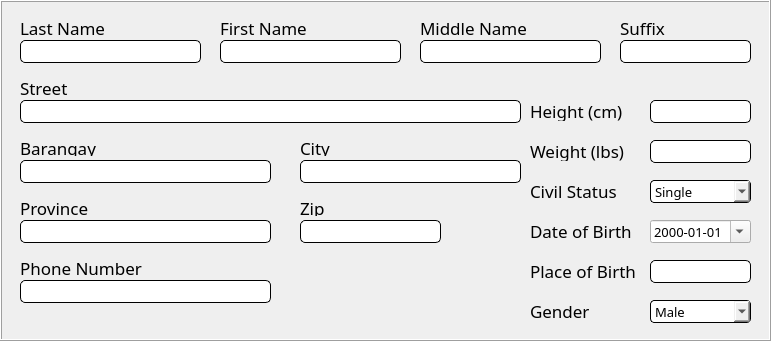
       <widget class="QFrame" name="frmInfo">
        <property name="geometry">
         <rect>
          <x>10</x>
          <y>50</y>
          <width>771</width>
          <height>341</height>
         </rect>
        </property>
        <property name="font">
         <font>
          <pointsize>10</pointsize>
         </font>
        </property>
        <property name="styleSheet">
         <string notr="true">#frmInfo{
border: 1px solid black;
}

#txtLastName, #txtFirstName, #txtMiddleName, #txtSuffix, #txtStreet, #txtBarangay, #txtCity,
#txtProvince, #txtZip, #txtPhone, #txtHeight, #txtWeight, #txtPlace {
border-radius: 5px;
border: 1px solid black;
font-family: Poppins;
}

#cmbCivil, #dateEdit, #cmbGender {
border-radius: 4px;
border: 1px solid black;
font-family: Poppins;
}
</string>
        </property>
        <property name="frameShape">
         <enum>QFrame::Box</enum>
        </property>
        <property name="frameShadow">
         <enum>QFrame::Raised</enum>
        </property>
        <property name="lineWidth">
         <number>1</number>
        </property>
        <widget class="QLabel" name="lblLastName">
         <property name="geometry">
          <rect>
           <x>20</x>
           <y>20</y>
           <width>121</width>
           <height>16</height>
          </rect>
         </property>
         <property name="font">
          <font>
           <family>Poppins</family>
           <pointsize>13</pointsize>
           <weight>50</weight>
           <bold>false</bold>
          </font>
         </property>
         <property name="text">
          <string>Last Name</string>
         </property>
        </widget>
        <widget class="QLineEdit" name="txtLastName">
         <property name="geometry">
          <rect>
           <x>20</x>
           <y>40</y>
           <width>181</width>
           <height>23</height>
          </rect>
         </property>
         <property name="font">
          <font>
           <family>Poppins</family>
           <pointsize>10</pointsize>
          </font>
         </property>
         <property name="autoFillBackground">
          <bool>false</bool>
         </property>
         <property name="maxLength">
          <number>15</number>
         </property>
        </widget>
        <widget class="QLabel" name="lblFirstName">
         <property name="geometry">
          <rect>
           <x>220</x>
           <y>20</y>
           <width>121</width>
           <height>16</height>
          </rect>
         </property>
         <property name="font">
          <font>
           <family>Poppins</family>
           <pointsize>13</pointsize>
           <weight>50</weight>
           <bold>false</bold>
          </font>
         </property>
         <property name="text">
          <string>First Name</string>
         </property>
        </widget>
        <widget class="QLineEdit" name="txtFirstName">
         <property name="geometry">
          <rect>
           <x>220</x>
           <y>40</y>
           <width>181</width>
           <height>23</height>
          </rect>
         </property>
         <property name="font">
          <font>
           <family>Poppins</family>
           <pointsize>10</pointsize>
          </font>
         </property>
         <property name="maxLength">
          <number>15</number>
         </property>
        </widget>
        <widget class="QLineEdit" name="txtMiddleName">
         <property name="geometry">
          <rect>
           <x>420</x>
           <y>40</y>
           <width>181</width>
           <height>23</height>
          </rect>
         </property>
         <property name="font">
          <font>
           <family>Poppins</family>
           <pointsize>10</pointsize>
          </font>
         </property>
         <property name="maxLength">
          <number>15</number>
         </property>
        </widget>
        <widget class="QLabel" name="lblMiddleName">
         <property name="geometry">
          <rect>
           <x>420</x>
           <y>20</y>
           <width>121</width>
           <height>16</height>
          </rect>
         </property>
         <property name="font">
          <font>
           <family>Poppins</family>
           <pointsize>13</pointsize>
           <weight>50</weight>
           <bold>false</bold>
          </font>
         </property>
         <property name="text">
          <string>Middle Name</string>
         </property>
        </widget>
        <widget class="QLineEdit" name="txtSuffix">
         <property name="geometry">
          <rect>
           <x>620</x>
           <y>40</y>
           <width>131</width>
           <height>23</height>
          </rect>
         </property>
         <property name="font">
          <font>
           <family>Poppins</family>
           <pointsize>10</pointsize>
          </font>
         </property>
         <property name="maxLength">
          <number>5</number>
         </property>
        </widget>
        <widget class="QLabel" name="lblSuffix">
         <property name="geometry">
          <rect>
           <x>620</x>
           <y>20</y>
           <width>121</width>
           <height>16</height>
          </rect>
         </property>
         <property name="font">
          <font>
           <family>Poppins</family>
           <pointsize>13</pointsize>
           <weight>50</weight>
           <bold>false</bold>
          </font>
         </property>
         <property name="text">
          <string>Suffix</string>
         </property>
        </widget>
        <widget class="QLabel" name="lblStreet">
         <property name="geometry">
          <rect>
           <x>20</x>
           <y>80</y>
           <width>121</width>
           <height>16</height>
          </rect>
         </property>
         <property name="font">
          <font>
           <family>Poppins</family>
           <pointsize>13</pointsize>
           <weight>50</weight>
           <bold>false</bold>
          </font>
         </property>
         <property name="text">
          <string>Street</string>
         </property>
        </widget>
        <widget class="QLineEdit" name="txtStreet">
         <property name="geometry">
          <rect>
           <x>20</x>
           <y>100</y>
           <width>501</width>
           <height>23</height>
          </rect>
         </property>
         <property name="font">
          <font>
           <family>Poppins</family>
           <pointsize>10</pointsize>
          </font>
         </property>
         <property name="maxLength">
          <number>100</number>
         </property>
        </widget>
        <widget class="QLineEdit" name="txtBarangay">
         <property name="geometry">
          <rect>
           <x>20</x>
           <y>160</y>
           <width>251</width>
           <height>23</height>
          </rect>
         </property>
         <property name="font">
          <font>
           <family>Poppins</family>
           <pointsize>10</pointsize>
          </font>
         </property>
         <property name="maxLength">
          <number>50</number>
         </property>
        </widget>
        <widget class="QLabel" name="lblBarangay">
         <property name="geometry">
          <rect>
           <x>20</x>
           <y>140</y>
           <width>121</width>
           <height>16</height>
          </rect>
         </property>
         <property name="font">
          <font>
           <family>Poppins</family>
           <pointsize>13</pointsize>
           <weight>50</weight>
           <bold>false</bold>
          </font>
         </property>
         <property name="text">
          <string>Barangay</string>
         </property>
        </widget>
        <widget class="QLineEdit" name="txtCity">
         <property name="geometry">
          <rect>
           <x>300</x>
           <y>160</y>
           <width>221</width>
           <height>23</height>
          </rect>
         </property>
         <property name="font">
          <font>
           <family>Poppins</family>
           <pointsize>10</pointsize>
          </font>
         </property>
         <property name="maxLength">
          <number>50</number>
         </property>
        </widget>
        <widget class="QLabel" name="lblCity">
         <property name="geometry">
          <rect>
           <x>300</x>
           <y>140</y>
           <width>121</width>
           <height>16</height>
          </rect>
         </property>
         <property name="font">
          <font>
           <family>Poppins</family>
           <pointsize>13</pointsize>
           <weight>50</weight>
           <bold>false</bold>
          </font>
         </property>
         <property name="text">
          <string>City</string>
         </property>
        </widget>
        <widget class="QLabel" name="lblProvince">
         <property name="geometry">
          <rect>
           <x>20</x>
           <y>200</y>
           <width>121</width>
           <height>16</height>
          </rect>
         </property>
         <property name="font">
          <font>
           <family>Poppins</family>
           <pointsize>13</pointsize>
           <weight>50</weight>
           <bold>false</bold>
          </font>
         </property>
         <property name="text">
          <string>Province</string>
         </property>
        </widget>
        <widget class="QLineEdit" name="txtProvince">
         <property name="geometry">
          <rect>
           <x>20</x>
           <y>220</y>
           <width>251</width>
           <height>23</height>
          </rect>
         </property>
         <property name="font">
          <font>
           <family>Poppins</family>
           <pointsize>10</pointsize>
          </font>
         </property>
         <property name="maxLength">
          <number>100</number>
         </property>
        </widget>
        <widget class="QLineEdit" name="txtZip">
         <property name="geometry">
          <rect>
           <x>300</x>
           <y>220</y>
           <width>141</width>
           <height>23</height>
          </rect>
         </property>
         <property name="font">
          <font>
           <family>Poppins</family>
           <pointsize>10</pointsize>
          </font>
         </property>
         <property name="maxLength">
          <number>10</number>
         </property>
        </widget>
        <widget class="QLabel" name="lblZip">
         <property name="geometry">
          <rect>
           <x>300</x>
           <y>200</y>
           <width>121</width>
           <height>16</height>
          </rect>
         </property>
         <property name="font">
          <font>
           <family>Poppins</family>
           <pointsize>13</pointsize>
           <weight>50</weight>
           <bold>false</bold>
          </font>
         </property>
         <property name="text">
          <string>Zip</string>
         </property>
        </widget>
        <widget class="QLabel" name="lblPhone">
         <property name="geometry">
          <rect>
           <x>20</x>
           <y>260</y>
           <width>141</width>
           <height>16</height>
          </rect>
         </property>
         <property name="font">
          <font>
           <family>Poppins</family>
           <pointsize>13</pointsize>
           <weight>50</weight>
           <bold>false</bold>
          </font>
         </property>
         <property name="text">
          <string>Phone Number</string>
         </property>
        </widget>
        <widget class="QLineEdit" name="txtPhone">
         <property name="geometry">
          <rect>
           <x>20</x>
           <y>280</y>
           <width>251</width>
           <height>23</height>
          </rect>
         </property>
         <property name="font">
          <font>
           <family>Poppins</family>
           <pointsize>10</pointsize>
          </font>
         </property>
         <property name="maxLength">
          <number>11</number>
         </property>
        </widget>
        <widget class="QLabel" name="lblHeight">
         <property name="geometry">
          <rect>
           <x>530</x>
           <y>100</y>
           <width>111</width>
           <height>21</height>
          </rect>
         </property>
         <property name="font">
          <font>
           <family>Poppins</family>
           <pointsize>13</pointsize>
           <weight>50</weight>
           <bold>false</bold>
          </font>
         </property>
         <property name="text">
          <string>Height (cm)</string>
         </property>
        </widget>
        <widget class="QLineEdit" name="txtHeight">
         <property name="geometry">
          <rect>
           <x>650</x>
           <y>100</y>
           <width>101</width>
           <height>23</height>
          </rect>
         </property>
         <property name="font">
          <font>
           <family>Poppins</family>
           <pointsize>10</pointsize>
          </font>
         </property>
         <property name="maxLength">
          <number>3</number>
         </property>
        </widget>
        <widget class="QLineEdit" name="txtWeight">
         <property name="geometry">
          <rect>
           <x>650</x>
           <y>140</y>
           <width>101</width>
           <height>23</height>
          </rect>
         </property>
         <property name="font">
          <font>
           <family>Poppins</family>
           <pointsize>10</pointsize>
          </font>
         </property>
         <property name="maxLength">
          <number>4</number>
         </property>
        </widget>
        <widget class="QLabel" name="lblWeight">
         <property name="geometry">
          <rect>
           <x>530</x>
           <y>140</y>
           <width>111</width>
           <height>21</height>
          </rect>
         </property>
         <property name="font">
          <font>
           <family>Poppins</family>
           <pointsize>13</pointsize>
           <weight>50</weight>
           <bold>false</bold>
          </font>
         </property>
         <property name="text">
          <string>Weight (lbs)</string>
         </property>
        </widget>
        <widget class="QLabel" name="lblCivil">
         <property name="geometry">
          <rect>
           <x>530</x>
           <y>180</y>
           <width>111</width>
           <height>21</height>
          </rect>
         </property>
         <property name="font">
          <font>
           <family>Poppins</family>
           <pointsize>13</pointsize>
           <weight>50</weight>
           <bold>false</bold>
          </font>
         </property>
         <property name="text">
          <string>Civil Status</string>
         </property>
        </widget>
        <widget class="QLabel" name="lblDate">
         <property name="geometry">
          <rect>
           <x>530</x>
           <y>220</y>
           <width>111</width>
           <height>21</height>
          </rect>
         </property>
         <property name="font">
          <font>
           <family>Poppins</family>
           <pointsize>13</pointsize>
           <weight>50</weight>
           <bold>false</bold>
          </font>
         </property>
         <property name="text">
          <string>Date of Birth</string>
         </property>
        </widget>
        <widget class="QLabel" name="lblPlace">
         <property name="geometry">
          <rect>
           <x>530</x>
           <y>260</y>
           <width>111</width>
           <height>21</height>
          </rect>
         </property>
         <property name="font">
          <font>
           <family>Poppins</family>
           <pointsize>13</pointsize>
           <weight>50</weight>
           <bold>false</bold>
          </font>
         </property>
         <property name="text">
          <string>Place of Birth</string>
         </property>
        </widget>
        <widget class="QLabel" name="lblGender">
         <property name="geometry">
          <rect>
           <x>530</x>
           <y>300</y>
           <width>111</width>
           <height>21</height>
          </rect>
         </property>
         <property name="font">
          <font>
           <family>Poppins</family>
           <pointsize>13</pointsize>
           <weight>50</weight>
           <bold>false</bold>
          </font>
         </property>
         <property name="text">
          <string>Gender</string>
         </property>
        </widget>
        <widget class="QComboBox" name="cmbCivil">
         <property name="enabled">
          <bool>true</bool>
         </property>
         <property name="geometry">
          <rect>
           <x>650</x>
           <y>180</y>
           <width>101</width>
           <height>23</height>
          </rect>
         </property>
         <property name="font">
          <font>
           <family>Poppins</family>
           <pointsize>10</pointsize>
          </font>
         </property>
         <property name="focusPolicy">
          <enum>Qt::WheelFocus</enum>
         </property>
         <property name="contextMenuPolicy">
          <enum>Qt::DefaultContextMenu</enum>
         </property>
         <property name="editable">
          <bool>false</bool>
         </property>
         <property name="currentText">
          <string>Single</string>
         </property>
         <property name="iconSize">
          <size>
           <width>16</width>
           <height>16</height>
          </size>
         </property>
         <property name="placeholderText">
          <string/>
         </property>
         <property name="duplicatesEnabled">
          <bool>false</bool>
         </property>
         <property name="frame">
          <bool>true</bool>
         </property>
         <item>
          <property name="text">
           <string>Single</string>
          </property>
         </item>
         <item>
          <property name="text">
           <string>Married</string>
          </property>
         </item>
         <item>
          <property name="text">
           <string>Separated</string>
          </property>
         </item>
         <item>
          <property name="text">
           <string>Divorced</string>
          </property>
         </item>
         <item>
          <property name="text">
           <string>Widowed</string>
          </property>
         </item>
        </widget>
        <widget class="QDateEdit" name="dtDateOfBirth">
         <property name="geometry">
          <rect>
           <x>650</x>
           <y>220</y>
           <width>101</width>
           <height>23</height>
          </rect>
         </property>
         <property name="font">
          <font>
           <family>Poppins</family>
           <pointsize>10</pointsize>
          </font>
         </property>
         <property name="styleSheet">
          <string notr="true"/>
         </property>
         <property name="currentSection">
          <enum>QDateTimeEdit::YearSection</enum>
         </property>
         <property name="displayFormat">
          <string>yyyy-MM-dd</string>
         </property>
         <property name="calendarPopup">
          <bool>true</bool>
         </property>
         <property name="timeSpec">
          <enum>Qt::TimeZone</enum>
         </property>
         <property name="date">
          <date>
           <year>2000</year>
           <month>1</month>
           <day>1</day>
          </date>
         </property>
        </widget>
        <widget class="QLineEdit" name="txtPlace">
         <property name="geometry">
          <rect>
           <x>650</x>
           <y>260</y>
           <width>101</width>
           <height>23</height>
          </rect>
         </property>
         <property name="font">
          <font>
           <family>Poppins</family>
           <pointsize>10</pointsize>
          </font>
         </property>
         <property name="maxLength">
          <number>50</number>
         </property>
        </widget>
        <widget class="QComboBox" name="cmbGender">
         <property name="enabled">
          <bool>true</bool>
         </property>
         <property name="geometry">
          <rect>
           <x>650</x>
           <y>300</y>
           <width>101</width>
           <height>23</height>
          </rect>
         </property>
         <property name="font">
          <font>
           <family>Poppins</family>
           <pointsize>10</pointsize>
          </font>
         </property>
         <property name="focusPolicy">
          <enum>Qt::WheelFocus</enum>
         </property>
         <property name="contextMenuPolicy">
          <enum>Qt::DefaultContextMenu</enum>
         </property>
         <property name="editable">
          <bool>false</bool>
         </property>
         <property name="currentText">
          <string>Male</string>
         </property>
         <property name="iconSize">
          <size>
           <width>16</width>
           <height>16</height>
          </size>
         </property>
         <property name="placeholderText">
          <string/>
         </property>
         <property name="duplicatesEnabled">
          <bool>false</bool>
         </property>
         <property name="frame">
          <bool>true</bool>
         </property>
         <item>
          <property name="text">
           <string>Male</string>
          </property>
         </item>
         <item>
          <property name="text">
           <string>Female</string>
          </property>
         </item>
        </widget>
       </widget>
